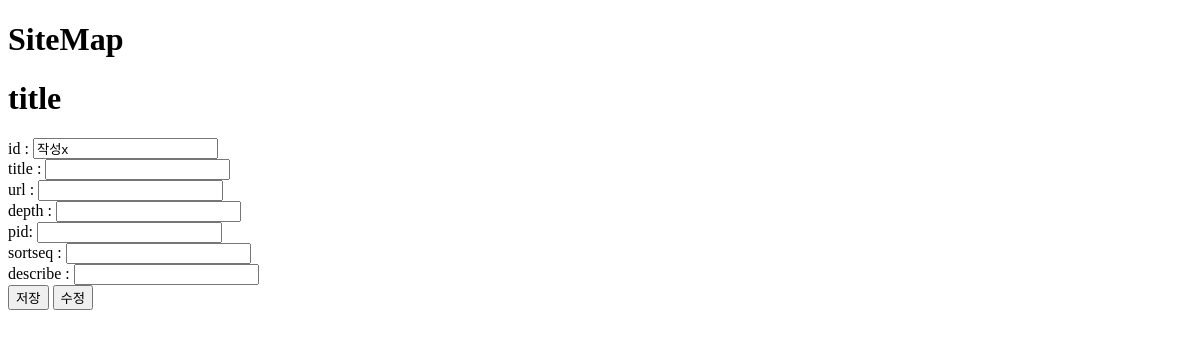
/admin, run on an earlier commit of the app's database.
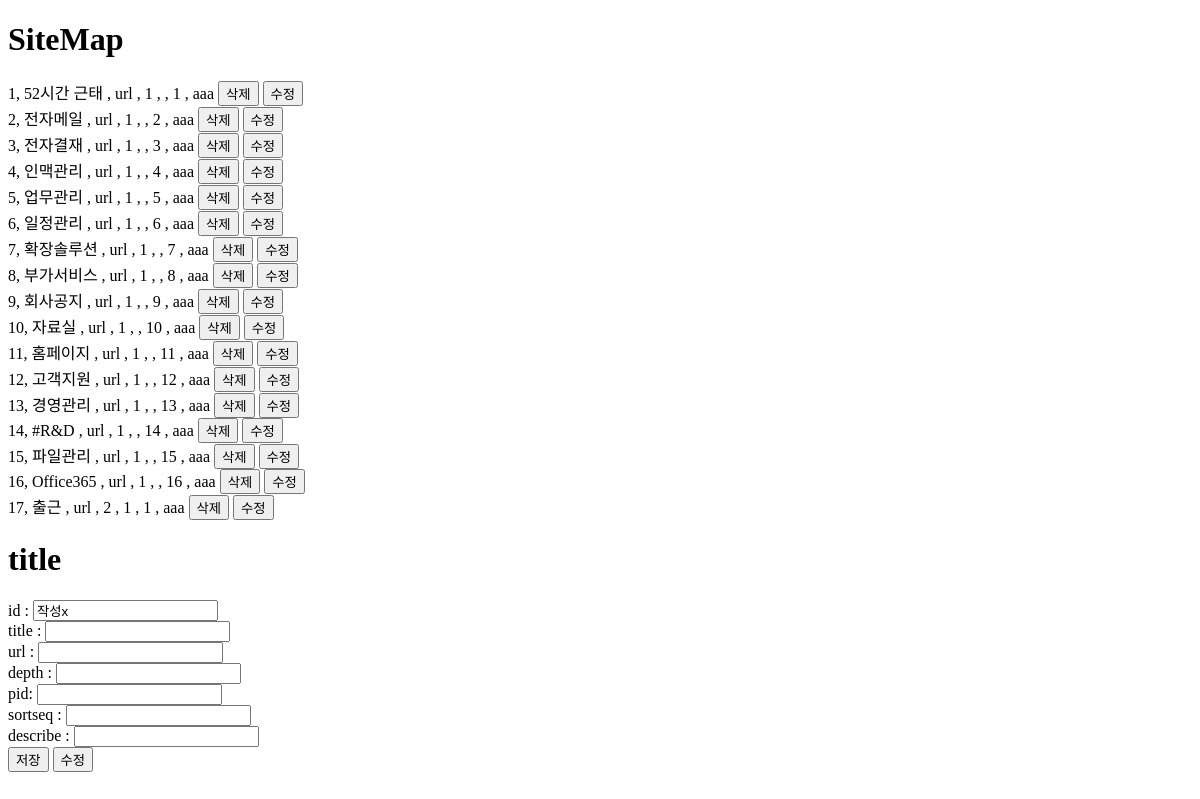
And on a later commit of the database.
### crud/__init__.py (models this page shows, shortened)
class sitemap(db.Model,SerializerMixin):
    id = db.Column(db.Integer,primary_key = True,autoincrement=True)
    title = db.Column(db.String(255), nullable = False)
    url = db.Column(db.String(255), unique = True, nullable = True)
    depth = db.Column(db.Integer, nullable = False)
    pid = db.Column(db.Integer, nullable = False)
    sortseq = db.Column(db.Integer, unique = True, nullable = False)
    describe = db.Column(db.String(255), unique = True, nullable = True)

### crud/__init__.py (the view)
@app.route("/admin")
def admin():
    all_data = sitemap.query.order_by(sitemap.id.desc()).all() # selelct * from sitmemap
    return render_template("index.html",sitemap = all_data)

### crud/templates/index.html (shortened to what this page needs)
<!DOCTYPE html>
<html lang="en">
<head>
</head>
<body>
    <h1>SiteMap</h1>
    {% for row in sitemap | sort(attribute='id')%}
        {{row.id}}, {{row.title}} , {{row.url}} , {{row.depth}} , {{row.pid}} , {{row.sortseq}} , {{row.describe}}
        <input type="button" value="삭제" onclick="fDel('{{row.id}}')">
        <input type="button" value="수정" onclick="fEdit('{{row.id}}', '{{row.title}}', '{{row.url}}', '{{row.depth}}', '{{row.pid}}','{{row.sortseq}}', '{{row.describe}}')">
        <br>
    {% endfor %}
    <h1>title</h1>
    <form name="frmEdit" action="" method="POST">
        id : <input type="text" name="id" value="작성x"> <br>
        title : <input type="text" name="title"> <br>
        url : <input type="text" name="url"> <br>
        depth : <input type="text" name="depth"> <br>
        pid: <input type="text" name="pid"> <br>
        sortseq : <input type="text" name="sortseq"> <br>
        describe : <input type="text" name="describe"> <br>
        <input type="submit" onclick="action='/insert'" value="저장">
        <input type="submit" onclick="action='/update'" value="수정">
    </form>
</body>
</html>

What changed in the data, as far as the page shows it:
added sitemap: id "1", title "52시간 근태", url "url", depth "1", sortseq "1", describe "aaa"
added sitemap: id "2", title "전자메일", url "url", depth "1", sortseq "2", describe "aaa"
added sitemap: id "3", title "전자결재", url "url", depth "1", sortseq "3", describe "aaa"
added sitemap: id "4", title "인맥관리", url "url", depth "1", sortseq "4", describe "aaa"
added sitemap: id "5", title "업무관리", url "url", depth "1", sortseq "5", describe "aaa"
added sitemap: id "6", title "일정관리", url "url", depth "1", sortseq "6", describe "aaa"
added sitemap: id "7", title "확장솔루션", url "url", depth "1", sortseq "7", describe "aaa"
added sitemap: id "8", title "부가서비스", url "url", depth "1", sortseq "8", describe "aaa"
added sitemap: id "9", title "회사공지", url "url", depth "1", sortseq "9", describe "aaa"
added sitemap: id "10", title "자료실", url "url", depth "1", sortseq "10", describe "aaa"
added sitemap: id "11", title "홈페이지", url "url", depth "1", sortseq "11", describe "aaa"
added sitemap: id "12", title "고객지원", url "url", depth "1", sortseq "12", describe "aaa"
added sitemap: id "13", title "경영관리", url "url", depth "1", sortseq "13", describe "aaa"
added sitemap: id "14", title "#R&D", url "url", depth "1", sortseq "14", describe "aaa"
added sitemap: id "15", title "파일관리", url "url", depth "1", sortseq "15", describe "aaa"
added sitemap: id "16", title "Office365", url "url", depth "1", sortseq "16", describe "aaa"
added sitemap: id "17", title "출근", url "url", depth "2", pid "1", sortseq "1", describe "aaa"
